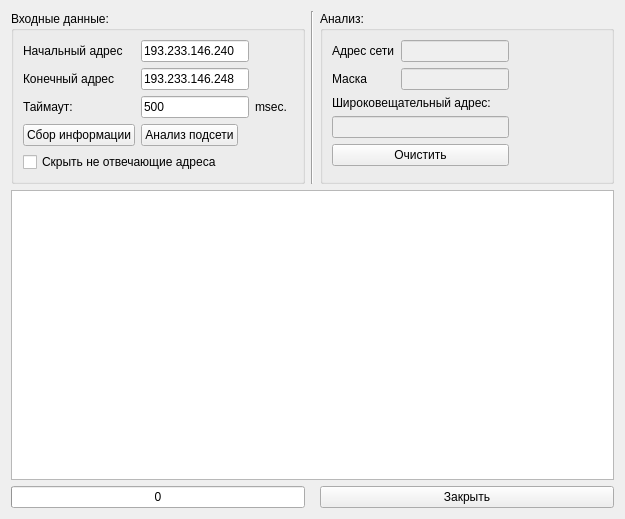
<?xml version="1.0" encoding="UTF-8"?>
<ui version="4.0">
 <class>Form</class>
 <widget class="QWidget" name="Form">
  <property name="geometry">
   <rect>
    <x>0</x>
    <y>0</y>
    <width>625</width>
    <height>519</height>
   </rect>
  </property>
  <property name="minimumSize">
   <size>
    <width>625</width>
    <height>425</height>
   </size>
  </property>
  <property name="windowTitle">
   <string>Form</string>
  </property>
  <layout class="QGridLayout" name="gridLayout_2">
   <item row="0" column="0">
    <layout class="QGridLayout" name="gridLayout">
     <item row="0" column="2">
      <widget class="QGroupBox" name="groupBox">
       <property name="title">
        <string>Анализ:</string>
       </property>
       <layout class="QFormLayout" name="formLayout_3">
        <property name="fieldGrowthPolicy">
         <enum>QFormLayout::AllNonFixedFieldsGrow</enum>
        </property>
        <item row="0" column="0">
         <layout class="QFormLayout" name="formLayout_2">
          <property name="fieldGrowthPolicy">
           <enum>QFormLayout::AllNonFixedFieldsGrow</enum>
          </property>
          <item row="0" column="0">
           <widget class="QLabel" name="label_3">
            <property name="text">
             <string>Адрес сети</string>
            </property>
           </widget>
          </item>
          <item row="0" column="1">
           <widget class="QLineEdit" name="net_address">
            <property name="enabled">
             <bool>false</bool>
            </property>
           </widget>
          </item>
          <item row="1" column="0">
           <widget class="QLabel" name="label_4">
            <property name="text">
             <string>Маска</string>
            </property>
           </widget>
          </item>
          <item row="1" column="1">
           <widget class="QLineEdit" name="mask">
            <property name="enabled">
             <bool>false</bool>
            </property>
           </widget>
          </item>
          <item row="2" column="0" colspan="2">
           <widget class="QLabel" name="label_5">
            <property name="text">
             <string>Широковещательный адрес:</string>
            </property>
           </widget>
          </item>
          <item row="3" column="0" colspan="2">
           <widget class="QLineEdit" name="broadcasting">
            <property name="enabled">
             <bool>false</bool>
            </property>
           </widget>
          </item>
          <item row="4" column="0" colspan="2">
           <widget class="QPushButton" name="clear_info">
            <property name="text">
             <string>Очистить</string>
            </property>
           </widget>
          </item>
         </layout>
        </item>
       </layout>
      </widget>
     </item>
     <item row="5" column="2">
      <widget class="QPushButton" name="pushButton">
       <property name="text">
        <string>Закрыть</string>
       </property>
      </widget>
     </item>
     <item row="3" column="0" colspan="3">
      <widget class="QTableWidget" name="netMap"/>
     </item>
     <item row="0" column="1">
      <widget class="Line" name="line">
       <property name="orientation">
        <enum>Qt::Vertical</enum>
       </property>
      </widget>
     </item>
     <item row="0" column="0">
      <widget class="QGroupBox" name="groupBox_2">
       <property name="title">
        <string>Входные данные:</string>
       </property>
       <layout class="QFormLayout" name="formLayout_4">
        <property name="fieldGrowthPolicy">
         <enum>QFormLayout::AllNonFixedFieldsGrow</enum>
        </property>
        <item row="0" column="0" colspan="2">
         <layout class="QFormLayout" name="formLayout">
          <property name="fieldGrowthPolicy">
           <enum>QFormLayout::FieldsStayAtSizeHint</enum>
          </property>
          <item row="0" column="0">
           <widget class="QLabel" name="label">
            <property name="text">
             <string>Начальный адрес</string>
            </property>
           </widget>
          </item>
          <item row="0" column="1">
           <widget class="QLineEdit" name="address_begin">
            <property name="text">
             <string>193.233.146.240</string>
            </property>
           </widget>
          </item>
          <item row="1" column="0">
           <widget class="QLabel" name="label_2">
            <property name="text">
             <string>Конечный адрес</string>
            </property>
           </widget>
          </item>
          <item row="1" column="1">
           <widget class="QLineEdit" name="address_end">
            <property name="text">
             <string>193.233.146.248</string>
            </property>
           </widget>
          </item>
          <item row="3" column="0">
           <widget class="QPushButton" name="get_information">
            <property name="text">
             <string>Сбор информации</string>
            </property>
           </widget>
          </item>
          <item row="3" column="1">
           <widget class="QPushButton" name="analys">
            <property name="text">
             <string>Анализ подсети</string>
            </property>
           </widget>
          </item>
          <item row="6" column="0" colspan="2">
           <widget class="QCheckBox" name="hide_timeouted">
            <property name="text">
             <string>Скрыть не отвечающие адреса</string>
            </property>
           </widget>
          </item>
          <item row="2" column="0">
           <widget class="QLabel" name="label_6">
            <property name="text">
             <string>Таймаут:</string>
            </property>
           </widget>
          </item>
          <item row="2" column="1">
           <layout class="QHBoxLayout" name="horizontalLayout">
            <property name="sizeConstraint">
             <enum>QLayout::SetMinimumSize</enum>
            </property>
            <item>
             <widget class="QLineEdit" name="timeout">
              <property name="sizePolicy">
               <sizepolicy hsizetype="Minimum" vsizetype="Fixed">
                <horstretch>0</horstretch>
                <verstretch>0</verstretch>
               </sizepolicy>
              </property>
              <property name="text">
               <string>500</string>
              </property>
             </widget>
            </item>
            <item>
             <widget class="QLabel" name="label_7">
              <property name="text">
               <string>msec.</string>
              </property>
             </widget>
            </item>
           </layout>
          </item>
         </layout>
        </item>
       </layout>
      </widget>
     </item>
     <item row="5" column="0">
      <widget class="QProgressBar" name="progress">
       <property name="enabled">
        <bool>true</bool>
       </property>
       <property name="value">
        <number>0</number>
       </property>
       <property name="textVisible">
        <bool>true</bool>
       </property>
       <property name="format">
        <string>%p</string>
       </property>
      </widget>
     </item>
    </layout>
   </item>
  </layout>
 </widget>
 <tabstops>
  <tabstop>address_begin</tabstop>
  <tabstop>address_end</tabstop>
  <tabstop>timeout</tabstop>
  <tabstop>get_information</tabstop>
  <tabstop>hide_timeouted</tabstop>
  <tabstop>netMap</tabstop>
  <tabstop>analys</tabstop>
  <tabstop>clear_info</tabstop>
  <tabstop>pushButton</tabstop>
  <tabstop>net_address</tabstop>
  <tabstop>mask</tabstop>
  <tabstop>broadcasting</tabstop>
 </tabstops>
 <resources/>
 <connections>
  <connection>
   <sender>pushButton</sender>
   <signal>clicked()</signal>
   <receiver>Form</receiver>
   <slot>close()</slot>
   <hints>
    <hint type="sourcelabel">
     <x>68</x>
     <y>33</y>
    </hint>
    <hint type="destinationlabel">
     <x>282</x>
     <y>203</y>
    </hint>
   </hints>
  </connection>
 </connections>
</ui>
